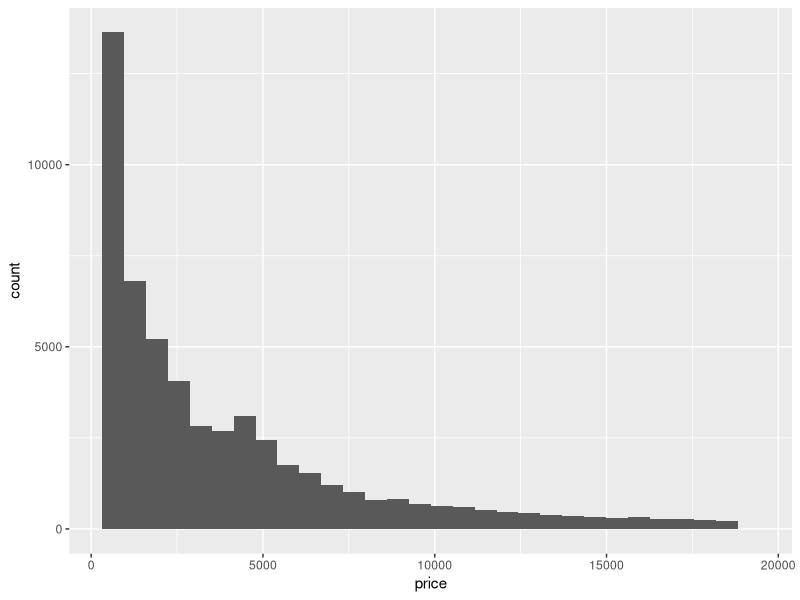
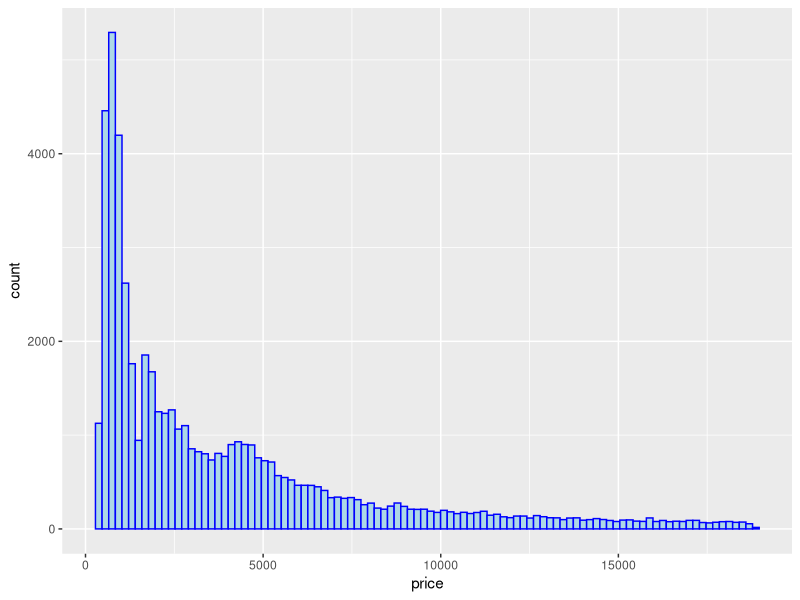
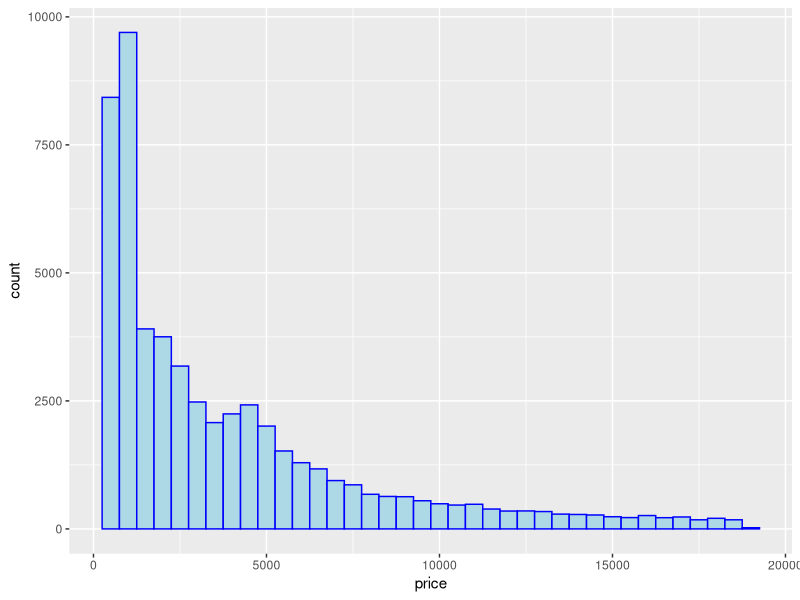
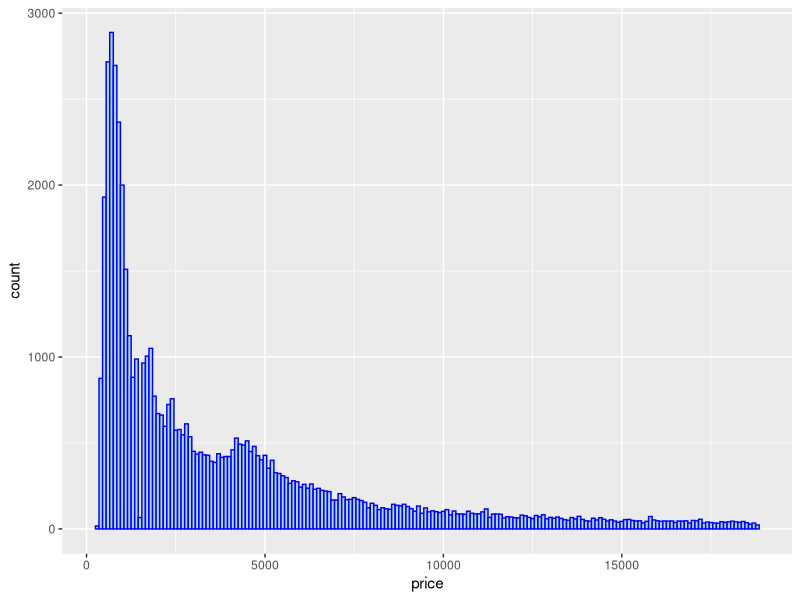
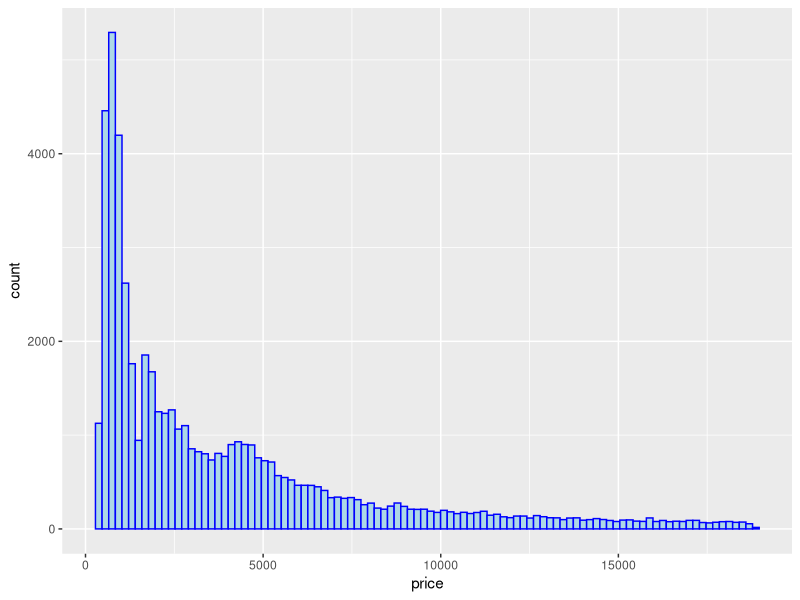
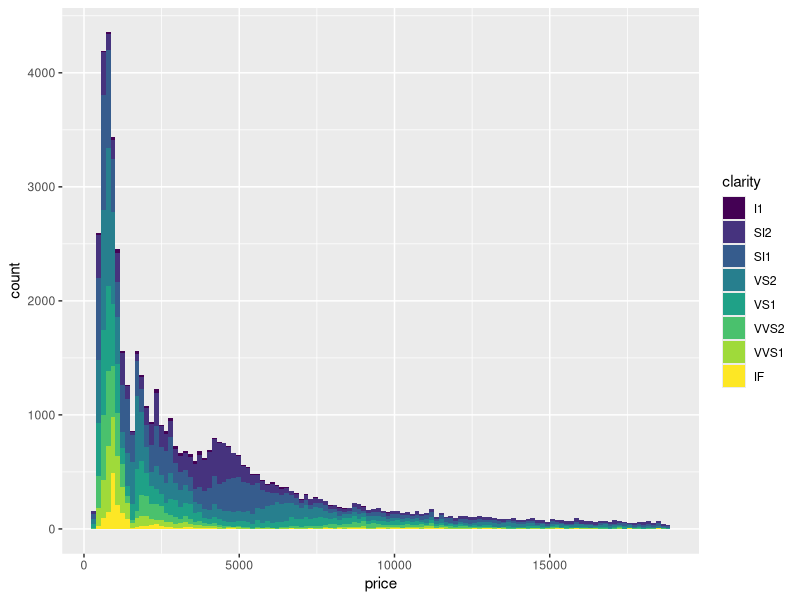
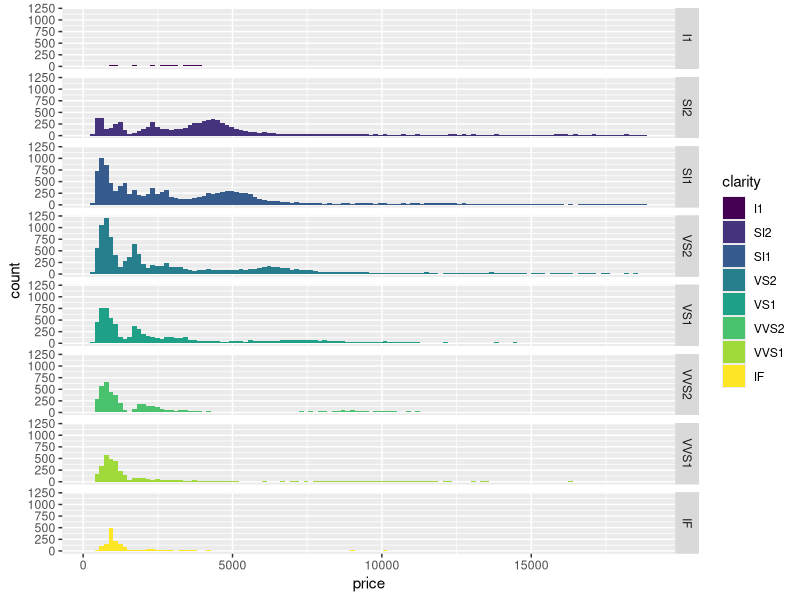
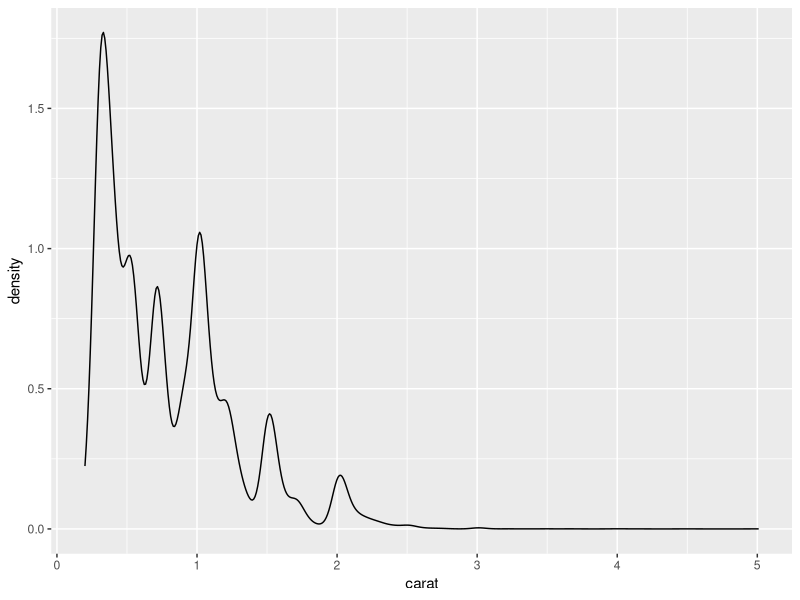

R code for these plots, in order:
## ---- chunk 1
knitr::opts_chunk$set(echo = TRUE)
## ---- chunk 2
library(tidyverse)
## ---- chunk 3
?geom_histogram
ggplot() +
  geom_histogram(aes(x=price), data=diamonds)

# Note: `bins=30` is the default. 
## ---- chunk 4
ggplot() +
  geom_histogram(aes(x=price), color="blue", fill="lightblue" , data=diamonds,
                 bins=100)
## ---- chunk 5
ggplot() +
  geom_histogram(aes(x=price), color="blue", fill="lightblue", data=diamonds,
                 binwidth = 500)
## ---- chunk 6
ggplot() +
  geom_histogram(aes(x=price), color="blue", fill="lightblue", data=diamonds,
                 binwidth = 100)
## ---- chunk 7
ggplot() +
  geom_histogram(aes(x=price), color="blue", fill="lightblue", data=diamonds,
                 bins=100)
## ---- chunk 8
ggplot()+
  geom_histogram(aes(x=price, fill=clarity),
                bins=120, data=diamonds)
## ---- chunk 9
ggplot()+
  geom_histogram(aes(x=price, fill=clarity),
                 bins=120, data=diamonds) +
  facet_grid(clarity~.)
## ---- chunk 10
?geom_density

ggplot() +
  geom_density(aes(x=carat), data=diamonds)

## ---- chunk 11
ggplot() +
  geom_density(aes(x=carat), size=1, adjust=2, data=diamonds)

ggplot() +
  geom_density(aes(x=carat), size=1, bw = 0.1, data=diamonds)
## ---- chunk 12
ggplot() +
  geom_histogram(aes(x=carat, fill=cut),
                 bins=120,
                 data=diamonds)
ggplot() +
  geom_density(aes(x=carat, color=cut),
               size=1, adjust=2, data=diamonds)

ggplot(data=diamonds, aes(x=carat)) +
  geom_density(aes(color=cut),
               size=1, adjust=2)
## ---- chunk 13
?geom_boxplot
ggplot()+
  geom_boxplot(aes(y=price),data=diamonds)

# Median, hinge: (Q1, Q3), whiskers: (Q1-1.5*IQR, Q3+1.5*IQR) 
# IQR: interquartile range, IQR=Q3-Q1
# Outliers
## ---- chunk 14
ggplot()+
  geom_density(aes(x=price,color=clarity, fill=clarity),
               alpha = 0.4,
               data=diamonds)
## ---- chunk 15
ggplot()+
  geom_density(aes(x=price,fill=clarity),data=diamonds)+
  facet_grid(clarity~.)

# Here, using `fill=clarity` does not provide any additional information

ggplot()+
  geom_density(aes(x=price),data=diamonds)+
  facet_grid(clarity~.)

## ---- chunk 16
ggplot()+
  geom_density(aes(x=price),data=diamonds)+
  facet_wrap(clarity~., ncol=2)

## ---- chunk 17
ggplot()+
  geom_boxplot(aes(x=clarity,y=price),data=diamonds)+
  coord_flip()
## ---- chunk 18
ggplot()+
  geom_boxplot(aes(x=clarity,y=log10(price),
                   fill=cut), outlier.shape = 3,
               outlier.size = 0.2,
               data=diamonds)+
  coord_flip()+
  labs(x="Clarity",
       y="Price (log 10 of USD)",
       fill="Diamonds Cut",
       title="Boxplot of Prices by Clarity")+
  theme(plot.title=element_text(hjust=0.5)) #Center the title
## ---- chunk 19
ggplot()+
  geom_boxplot(aes(x=clarity,y=log10(price),
                   fill=cut), outlier.shape = NA,
               data=diamonds)+
  coord_flip()+
  labs(x="Clarity",
       y="Price (log 10 of USD)",
       fill="Diamonds Cut",
       title="Boxplot of Prices by Clarity")+
  theme(plot.title=element_text(hjust=0.5)) #Center the title
## ---- chunk 20
?geom_violin # By default, it only display the mirrored probability density.
ggplot()+
  geom_violin(aes(x=cut,y=carat),data=diamonds)
## ---- chunk 21
ggplot()+
  geom_violin(aes(x=cut,y=carat),data=diamonds)+
  coord_flip()
## ---- chunk 22
ggplot() +
  geom_violin(aes(x=cut,y=carat),data=diamonds,
              color="grey", fill="lightblue") + #add color and fill
  coord_flip() + 
  theme_bw() + #use a complete theme
  labs(x="Cut Quality",
       y="Carat Weight",
       title="Violin Plots of Diamond Weights by Cut Quality") +
  theme(plot.title=element_text(hjust=0.5)) #Center the title

# color: controls the color of the border, fill controls what 
# fill: controls what color fills the violin
# theme_bw(): change the theme of the background
# The smoothing/adjusting the bandwidth using `bw=`/`adjust=` (similar to the density plot)
## ---- chunk 23
ggplot()+
  geom_boxplot(aes(x=cut,y=log10(carat)),width=.1,
               color="black",fill="white",data=diamonds)+
  geom_violin(aes(x=cut,y=log10(carat)),
              color="black",fill="lightblue",data=diamonds)+
  coord_flip()+
  theme_classic()+
  labs(x="Cut Quality",
       y="log10 of Carat Weight",
       title="Violin Plots of Diamond Weights by Cut Quality") +
  theme(plot.title=element_text(hjust=0.5)) #Center the title

# Anything wrong? How to fix it?
## ---- chunk 24
ggplot()+
  geom_violin(aes(x=cut,y=log10(carat),fill=cut),
              color="black",data=diamonds)+
  # Using the `width=` argument will adjust the width of the boxes in the boxplot.
  geom_boxplot(aes(x=cut,y=log10(carat)),width=.1,
               color="black",fill="white",data=diamonds)+
  coord_flip()+
  theme_classic()+
  labs(x="Cut Quality",
       y="log10 of Carat Weight",
       fill="Cut Quality",
       title="Violin Plots of Diamond Weights by Cut Quality") +
  theme(plot.title=element_text(hjust=0.5)) +
  scale_fill_manual(values = c("#E69F00", "#56B4E9", "#009E73",
                               "#F0E442", "#0072B2"))

# Although the colors do not provide any additional information here!
